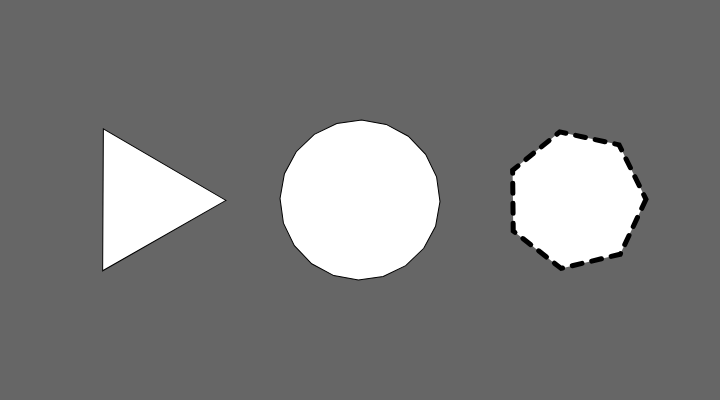
Frame 1 (no input)
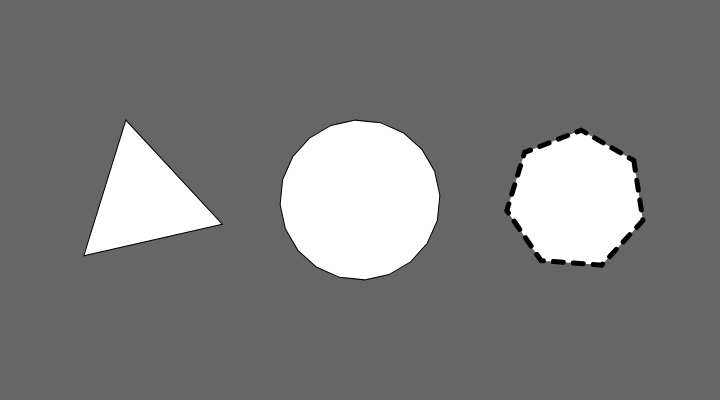
Frame 60 (no input)
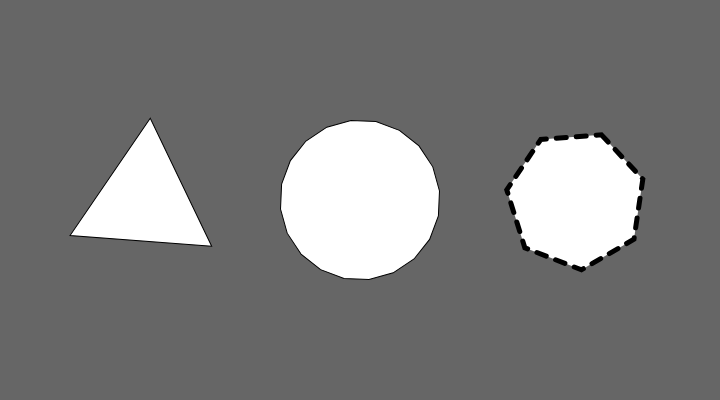
Frame 120 (the mouse pressed at the canvas centre since frame 60)

The p5.js sketch that drew these frames (run headless with seeded random() and noise() and a simulated clock; from frame 60 on, the mouse is pressed at the canvas centre):

// p5.js sketch
// ── sketch.js
/*
 * @name Regular Polygon
 * @arialabel Three white shapes with black outlines on a grey background rotating. From left to right, a triangle, icosagon, and a heptagon
 * @description What is your favorite? Pentagon? Hexagon? Heptagon? No?
 * What about the icosagon? The polygon() function created for this example is
 * capable of drawing any regular polygon. Try placing different numbers into
 * the polygon() function calls within draw() to explore.
 */
function setup() {
  createCanvas(720, 400);
}

function draw() {
  background(102);

  push();
  translate(width * 0.2, height * 0.5);
  rotate(frameCount / 200.0);
  polygon(0, 0, 82, 3);
  pop();

  push();
  translate(width * 0.5, height * 0.5);
  rotate(frameCount / 50.0);
  polygon(0, 0, 80, 20);
  pop();

  push();
  strokeWeight(5)
  drawingContext.setLineDash([10]);
  translate(width * 0.8, height * 0.5);
  rotate(frameCount / -100.0);
  polygon(0, 0, 70, 7);
  pop();
}

function polygon(x, y, radius, npoints) {
  let angle = TWO_PI / npoints;
  beginShape();
  for (let a = 0; a < TWO_PI; a += angle) {
    let sx = x + cos(a) * radius;
    let sy = y + sin(a) * radius;
    vertex(sx, sy);
  }
  endShape(CLOSE);
}
